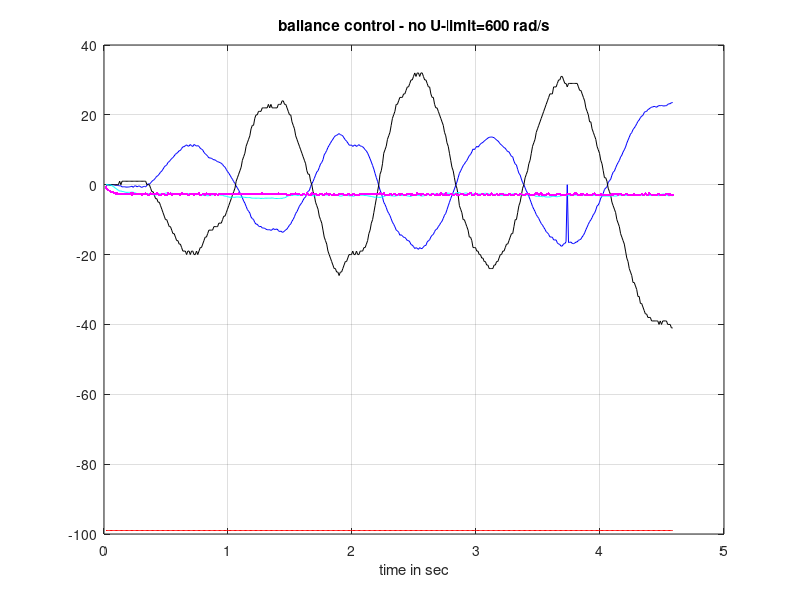

This figure's MATLAB source: (Note: this script raises an error after producing the figure.)
% plot af data dra regbot
clear
close all
%  1    time 0.006 sec
%  2    mission (2) state 2
%  3  4  5 Acc x,y,z: 0.304478 -0.028770 -10.189209
%  6  7  8 Gyro x,y,z: 2.258301 -7.759094 4.684448
%  9 10 Motor velocity ref left, right: 0.08 -0.08
% 11 12 Motor voltage [V] left, right: -8.0 -8.0
% 13 14 Wheel velocity [r/s] left, right: -6.7613 0.0000
% 15 16 17 18 Pose x,y,h,tilt [m,m,rad,rad]: -0.0006 -0.0000 0.002595 -0.041514% 
% 19    Battery voltage [V]: 9.46
% 20 21 Get data time [us]: 490 +ctrl 800
% 22 23 24 25 Extra pt.: balE[0], balU[0], balUI[0], balUI[1]: 0.04 -99.0000 0.0000 0.0000
%% plot wheel velocity- one sample
data = load('ballance_step.txt');
figure(8)
n = size(data,1);
hold off
plot(data(1:n,1), data(1:n,18)*180/pi, 'b');
hold on
plot(data(1:n,1), data(1:n,22)*100, 'k');
plot(data(1:n,1), data(1:n,23), 'r');
plot(data(1:n,1), data(1:n,9), 'c');
plot(data(1:n,1), data(1:n,13)*0.03, '.m');
grid on
xlabel('time in sec');
title('ballance control - no U-limit=600 rad/s')
legend('tilt (deg)', 'bal error*100','bal ctrl out (u)', 'Wheel vel ref [r/s]','wheel vel',1)
%% plot wheel velocity- one sample
data = load('ballance_step_2.txt');
figure(12)
n = size(data,1);
hold off
plot(data(1:n,1), data(1:n,18)*180/pi, 'b');
hold on
plot(data(1:n,1), data(1:n,22)*100, 'k');
plot(data(1:n,1), data(1:n,23), 'r');
plot(data(1:n,1), data(1:n,10), 'c');
plot(data(1:n,1), data(1:n,13), 'c');
grid on
xlabel('time in sec');
title('ballance control - no U-limit=600 rad/s')
legend('tilt (deg)', 'bal error*100','bal ctrl out (u)', 'Wheel vel ref [r/s]',1)
%% plot wheel velocity- one sample
data = load('ballance_step_3.txt');

figure(13)
n = size(data,1);
hold off
plot(data(1:n,1), data(1:n,18)*180/pi, 'b');
hold on
plot(data(1:n,1), data(1:n,22)*100, 'k');
plot(data(1:n,1), data(1:n,23), 'r');
plot(data(1:n,1), data(1:n,10), 'c');
plot(data(1:n,1), data(1:n,13), 'c');
grid on
xlabel('time in sec');
title('ballance control - no U-limit=600 rad/s')
legend('tilt (deg)', 'bal error*100','bal ctrl out (u)', 'Wheel vel ref [r/s]',1)
%% plot wheel velocity- one sample
data = load('ballance_step_4.txt');
figure(13)
n = size(data,1);
hold off
plot(data(1:n,1), data(1:n,18)*180/pi, 'b');
hold on
plot(data(1:n,1), data(1:n,22)*100, 'k');
plot(data(1:n,1), data(1:n,23), 'r');
plot(data(1:n,1), data(1:n,9), 'c');
plot(data(1:n,1), data(1:n,13), 'm');
grid on
xlabel('time in sec');
title('ballance control - no U-limit=600 rad/s')
legend('tilt (deg)', 'bal error*100','bal ctrl out (u)', 'Wheel vel ref [r/s]','wheel vel',1)

%% plot wheel velocity- one sample
data = load('ballance_step_5.txt');
%  1    time 0.002 sec
%  2    mission (2) state 2
%  3  4  5 Acc x,y,z: -0.441133 -0.088706 -10.198798
%  6  7  8 Gyro x,y,z: -1.678467 -19.546509 -2.403259
%  9 10 Motor velocity ref left, right: 0.00 -0.00
% 11 12 Motor voltage [V] left, right: -0.0 -0.0
% 13 14 Motor current left, right [A]: 0.861 0.887
% 15 16 Wheel velocity [r/s] left, right: 0.0051 -0.0030
% 17 18 19 20 Pose x,y,h,tilt [m,m,rad,rad]: 0.0000 0.0000 0.000000 0.007780
% 21    Battery voltage [V]: 11.91
% 22 23 Get data time [us]: 490 +ctrl 840
% 24 25 26 27 Extra pt.: balE[0], balU[0], balUI[0], balUI[1]: -0.01 0.9841 0.0000 0.0000
figure(13)
n = size(data,1);
hold off
plot(data(1:n,1), data(1:n,20)*180/pi, 'b');
hold on
%plot(data(1:n,1), data(1:n,3), 'r');
plot(data(1:n,1), data(1:n,7)/10, 'k');
%plot(data(1:n,1), data(1:n,25), 'k');
plot(data(1:n,1), data(1:n,9), 'c');
plot(data(1:n,1), data(1:n,11), 'r');
plot(data(1:n,1), data(1:n,15), 'm');
grid on
xlabel('time in sec');
title('ballance control - no U-limit=600 rad/s')
legend('tilt (deg)', 'gyro Y',  'Wheel vel ref [r/s]','motor volt','wheel vel',1)
%% plot wheel velocity- one sample
data = load('ballance_step_6.txt');
%  1    time 0.001 sec
%  2    mission (2) state 2
%  3  4  5 Acc x,y,z: -2.905723 -0.081514 -9.611421
%  6  7  8 Gyro x,y,z: -0.007629 1.007080 -0.015259
%  9 10 Motor velocity ref left, right: 20.75 20.75
% 11 12 Motor voltage [V] left, right: 9.0 9.0
% 13 14 Wheel velocity [r/s] left, right: 0.0268 -0.0055
% 15 16 17 18 Pose x,y,h,tilt [m,m,rad,rad]: 0.0000 0.0000 0.000000 0.294896
% 19    Battery voltage [V]: 11.91
% 20 21 Get data time [us]: 490 +ctrl 870
% 22 23 24 25 Extra pt.: balE[0], balU[0], balUI[0], balUI[1]: -0.29 20.7514 0.0000 0.0000
figure(13)
n = size(data,1);
hold off
plot(data(1:n,1), data(1:n,18)*180/pi, 'b');
hold on
plot(data(1:n,1), data(1:n,7)/10, 'k');
%plot(data(1:n,1), data(1:n,25), 'k');
%plot(data(1:n,1), data(1:n,9), 'c');
%plot(data(1:n,1), data(1:n,11), 'c');
plot(data(1:n,1), data(1:n,3), 'r');
plot(data(1:n,1), data(1:n,13), 'm');
grid on
xlabel('time in sec');
title('ballance control - no U-limit=600 rad/s')
legend('tilt (deg)', 'gyro Y',  'acc - x','wheel vel',1)
